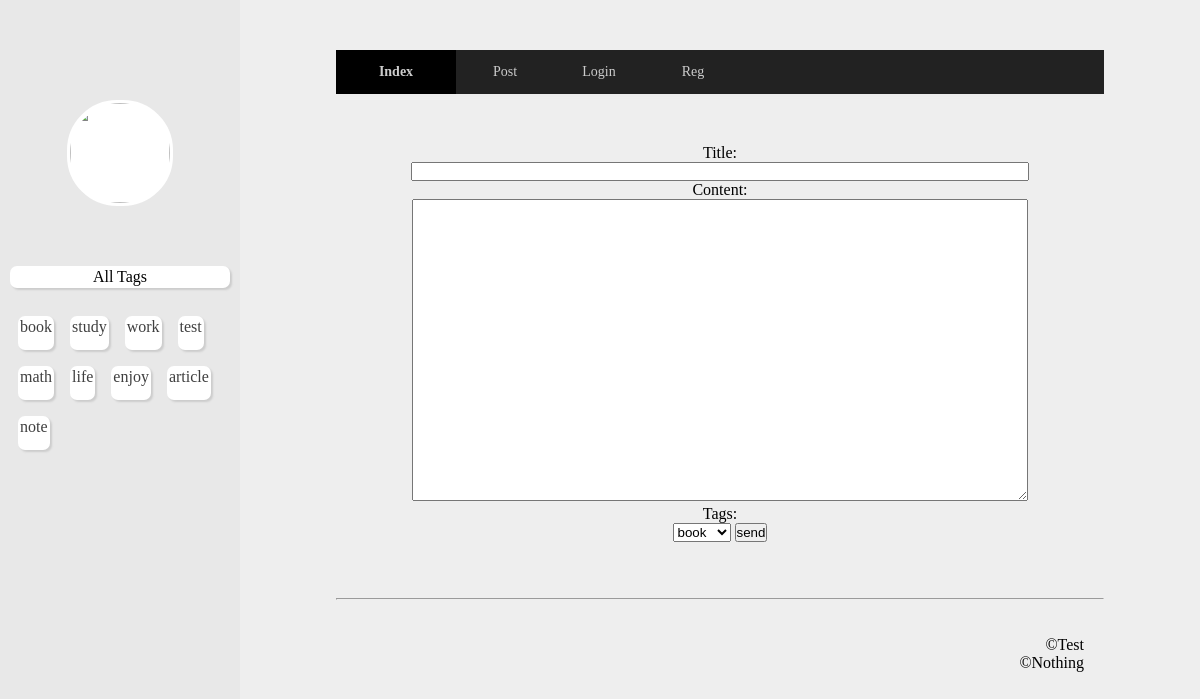
The page /addArticleView/ (signed in) on the database its author committed.
### blog/models.py (models this page shows)
class Tags(models.Model):
	name = models.CharField(max_length=30)
	def __unicode__(self):
		return self.name

### blog/views.py (the view)
        def filter(request):
            if request.session.get('user', None):
                return fun(request)
            else:
                return loginView(request)

### blog/views.py (called while the page is built)
def check_auth(fun):
        def filter(request):
            if request.session.get('user', None):
                return fun(request)
            else:
                return loginView(request)
        return filter

@check_auth
def addArticleView(req):
	return render(req, "add.html")

### utils/utils.py (called while the page is built)
def loadTags(req):
	tags = Tags.objects.all()
	return {'tags':tags}

### templates/add.html (shortened to what this page needs)
{% extends  'base.html' %}
{% block article %}
<div class="add-article">
	<div class="title">
		Title: <br><input id= "title-input" type="text" name="title" class="title-input">
	</div>
	<div class="content">
		Content:<br><textarea id="content-text" class="content-text"></textarea>
	</div>
	<div class="tags">
		Tags:<br>
		<select id="tagsselecter">
			{% for tag in tags %}
				<option value="{{tag.name}}">{{tag.name}}</option>
			{% endfor %}
		</select>
		<input type="button" name="title" id="sendbtn" class="send-input" value="send">
	</div>
</div>
{% endblock %}

### templates/left.html (shortened to what this page needs)
<div class="left">
	<div class="head-box">
		<div class="head-pic pic">
			<form action="/uploadPic/" method="post" enctype="multipart/form-data">{% csrf_token %}
			</form>
			<img  class="pic" src="{{request.session.user.pic}}" width="100%" height="100%" >
		</div>
		<div class="tags-cloud">
		<span>
		All Tags
		</span>
			{% for tag in tags %}
				<div class="tag-one"><a href="#">{{tag}}</a></div>
			{% endfor %}
		</div>
	</div>
</div>

### static/css/style.css (style rules this page uses)
* { padding: 0; margin: 0; }
body { height: 500px; background: #eee; }
.left { width: 20%; position: fixed; background: #e8e8e8; height: 100%; }
.head-box { width: 100%; height: 100%; margin-top: 100px; }
.pic { width: 100px; height: 100px; border-radius: 50px; }
.head-pic { margin: 0 auto; background: #fff; border: 3px solid #fff; }
.add-article { margin: 20px auto; width: 80%; }
.add-article .content textarea { height: 300px; width: 80%; }
.title-input { width: 80%; }
.tags-cloud { padding: 10px; padding-top: 50px; }
.tags-cloud span { border-radius: 7px; box-shadow: 2px 2px 2px #ccc; margin-bottom: 20px; background: #fff; display: block; padding: 2px; text-align: center; }
.tag-one { height: 30px; background: #fff; border-radius: 7px; box-shadow: 2px 2px 2px #ccc; padding: 2px; margin: 8px; float: left; text-align: center; }
.tag-one a { text-decoration: none; color:#3f3f3f; display: block; }
.head-pic form { width: 100px; height: 100px; z-index: 9; position: absolute; }

### rows shown on the page
Tags: name "book"
Tags: name "study"
Tags: name "work"
Tags: name "test"
Tags: name "math"
Tags: name "life"
Tags: name "enjoy"
Tags: name "article"
Tags: name "note"

### other values the page prints
form field value "book"
